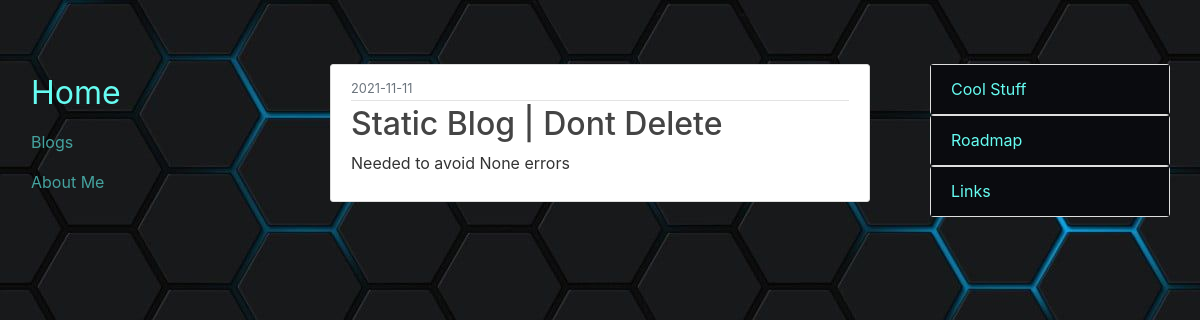
Screenshot of /post/2 with the database file from the repository.
### blog/models.py (models this page shows, shortened)
class Post(db.Model):
    id = db.Column(db.Integer, primary_key=True)
    title = db.Column(db.String(100), nullable=False)
    date_posted = db.Column(db.DateTime, nullable=False, default=datetime.utcnow())
    content = db.Column(db.Text, nullable=False)
    description = db.Column(db.Text, nullable=False)

### blog/routes.py (the view)
@app.route("/post/<int:post_id>")
def post(post_id):
    anns = Announcement.query.all()
    post = Post.query.get_or_404(post_id)
    latest_post = Post.query.order_by(desc(Post.date_posted)).first()
    return render_template('post.html', title=post.title, post=post, latest_post=latest_post, anns=anns)

### blog/templates/post.html (shortened to what this page needs)
{% extends "layout.html" %}
{% block content %}
  <article class="media content-section">
    <div class="media-body">
      <div class="article-metadata">
        <small class="text-muted">{{ post.date_posted.strftime('%Y-%m-%d') }}</small>
      </div>
      <h2 class="article-title">{{ post.title }}</h2>
      <p class="article-content">{{ post.content|safe }}</p>
    </div>
  </article>
{% endblock content %}

### blog/static/main.css (style rules this page uses)
body { background: #1f2833; color: #333333; margin-top: 4rem; }
h1, h2, h3, h4, h5, h6 { color: #444444; }
.content-section { background: #ffffff; padding: 10px 20px; border: 1px solid #dddddd; border-radius: 3px; margin-bottom: 20px; }
.article-title { color: #444444; }
.article-content { white-space: pre-line; }
.article-metadata { padding-bottom: 1px; margin-bottom: 4px; border-bottom: 1px solid #e3e3e3 }

### rows the page displays
Post: date_posted "2021-11-11", title "Static Blog | Dont Delete", content "Needed to avoid None errors"
